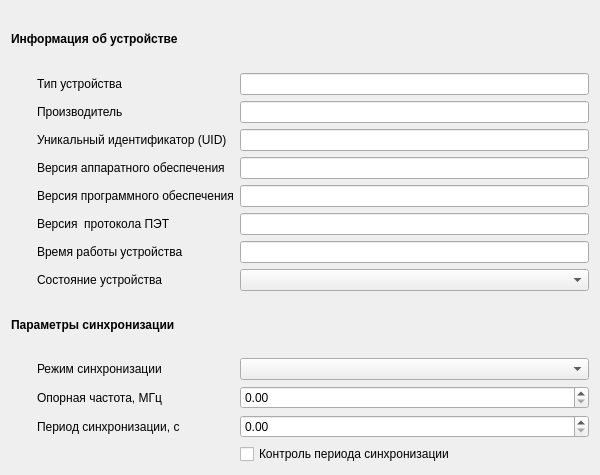
<?xml version="1.0" encoding="UTF-8"?>
<ui version="4.0">
 <class>PET_device_info_page</class>
 <widget class="QWidget" name="PET_device_info_page">
  <property name="geometry">
   <rect>
    <x>0</x>
    <y>0</y>
    <width>600</width>
    <height>475</height>
   </rect>
  </property>
  <property name="sizePolicy">
   <sizepolicy hsizetype="Fixed" vsizetype="Preferred">
    <horstretch>0</horstretch>
    <verstretch>0</verstretch>
   </sizepolicy>
  </property>
  <property name="windowTitle">
   <string>Form</string>
  </property>
  <layout class="QVBoxLayout" name="verticalLayout">
   <item>
    <layout class="QGridLayout" name="gridLayout">
     <item row="8" column="1">
      <widget class="QLabel" name="label_7">
       <property name="text">
        <string>Состояние устройства</string>
       </property>
      </widget>
     </item>
     <item row="2" column="1">
      <widget class="QLabel" name="label_2">
       <property name="text">
        <string>Производитель</string>
       </property>
      </widget>
     </item>
     <item row="4" column="1">
      <widget class="QLabel" name="label_4">
       <property name="text">
        <string>Версия аппаратного обеспечения</string>
       </property>
      </widget>
     </item>
     <item row="5" column="1">
      <widget class="QLabel" name="label_5">
       <property name="text">
        <string>Версия программного обеспечения</string>
       </property>
      </widget>
     </item>
     <item row="3" column="1">
      <widget class="QLabel" name="label_3">
       <property name="text">
        <string>Уникальный идентификатор (UID)</string>
       </property>
      </widget>
     </item>
     <item row="4" column="2">
      <widget class="QLineEdit" name="le_hw_version"/>
     </item>
     <item row="1" column="1">
      <widget class="QLabel" name="label">
       <property name="text">
        <string>Тип устройства</string>
       </property>
      </widget>
     </item>
     <item row="2" column="2">
      <widget class="QLineEdit" name="le_vid"/>
     </item>
     <item row="12" column="2">
      <widget class="QDoubleSpinBox" name="doubleSpinBox_2"/>
     </item>
     <item row="8" column="2">
      <widget class="QComboBox" name="cb_state_dev"/>
     </item>
     <item row="1" column="2">
      <widget class="QLineEdit" name="le_pid"/>
     </item>
     <item row="6" column="2">
      <widget class="QLineEdit" name="le_prot_version"/>
     </item>
     <item row="11" column="1">
      <widget class="QLabel" name="label_12">
       <property name="text">
        <string>Опорная частота, МГц</string>
       </property>
      </widget>
     </item>
     <item row="7" column="1">
      <widget class="QLabel" name="label_9">
       <property name="text">
        <string>Время работы устройства</string>
       </property>
      </widget>
     </item>
     <item row="6" column="1">
      <widget class="QLabel" name="label_6">
       <property name="text">
        <string>Версия  протокола ПЭТ</string>
       </property>
      </widget>
     </item>
     <item row="3" column="2">
      <widget class="QLineEdit" name="le_uid"/>
     </item>
     <item row="5" column="2">
      <widget class="QLineEdit" name="le_sw_version"/>
     </item>
     <item row="7" column="2">
      <widget class="QLineEdit" name="le_work_time"/>
     </item>
     <item row="10" column="1">
      <widget class="QLabel" name="label_11">
       <property name="text">
        <string>Режим синхронизации</string>
       </property>
      </widget>
     </item>
     <item row="12" column="1">
      <widget class="QLabel" name="label_13">
       <property name="text">
        <string>Период синхронизации, с</string>
       </property>
      </widget>
     </item>
     <item row="13" column="2">
      <widget class="QCheckBox" name="checkBox">
       <property name="text">
        <string>Контроль периода синхронизации</string>
       </property>
      </widget>
     </item>
     <item row="10" column="2">
      <widget class="QComboBox" name="cb_sync_mode"/>
     </item>
     <item row="11" column="2">
      <widget class="QDoubleSpinBox" name="doubleSpinBox"/>
     </item>
     <item row="1" column="0">
      <widget class="QWidget" name="widget" native="true">
       <property name="sizePolicy">
        <sizepolicy hsizetype="Fixed" vsizetype="Preferred">
         <horstretch>0</horstretch>
         <verstretch>0</verstretch>
        </sizepolicy>
       </property>
       <property name="minimumSize">
        <size>
         <width>20</width>
         <height>0</height>
        </size>
       </property>
      </widget>
     </item>
     <item row="0" column="0" colspan="3">
      <widget class="QLabel" name="label_8">
       <property name="font">
        <font>
         <weight>75</weight>
         <bold>true</bold>
        </font>
       </property>
       <property name="text">
        <string>Информация об устройстве</string>
       </property>
      </widget>
     </item>
     <item row="9" column="0" colspan="3">
      <widget class="QLabel" name="label_10">
       <property name="font">
        <font>
         <weight>75</weight>
         <bold>true</bold>
        </font>
       </property>
       <property name="text">
        <string>Параметры синхронизации</string>
       </property>
      </widget>
     </item>
    </layout>
   </item>
  </layout>
 </widget>
 <resources/>
 <connections/>
</ui>
